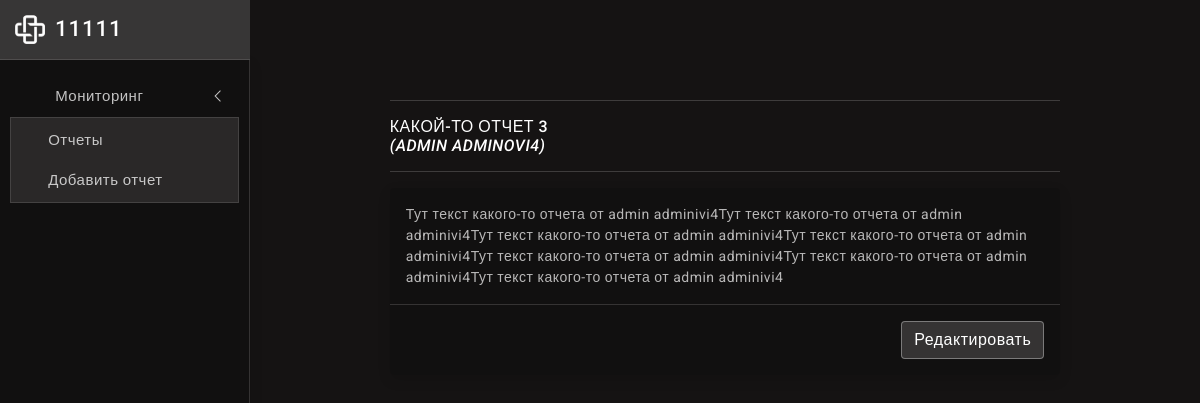
Before: /note/3/ with the older database file.
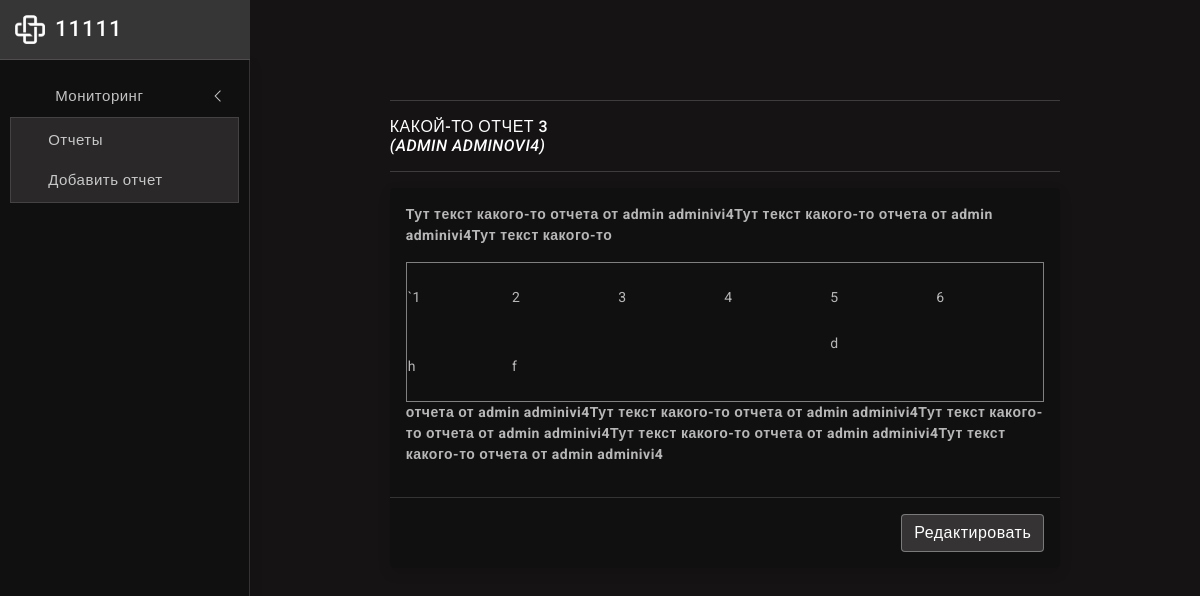
After: the same page with the newer database file.
### notes/models.py (models this page shows, shortened)
class Note(models.Model):
    title = models.CharField("Заголовок", max_length=100)
    user = models.ForeignKey('NoteAuthor', on_delete=models.SET_NULL, null=True, verbose_name='Пользователь')
    created = models.DateField("Создана", auto_now=True)
    status = models.BooleanField("Закрыто?", default=False)
    textarea = HTMLField("Поле для отчета", max_length=2000)
    class Meta:
        verbose_name = 'Отчет'
        verbose_name_plural = 'Отчеты'

class NoteAuthor(models.Model):
    name = models.CharField("Имя", max_length=20)
    surname = models.CharField("Фамилия", max_length=20)
    post = models.CharField(max_length=1, choices=POST_CHOICES, default="Оператор", verbose_name="Должность")
    class Meta:
        verbose_name = 'Пользователь'
        verbose_name_plural = 'Пользователи'
    def __str__(self):
        return '{0} {1}'.format (self.name, self.surname)

### notes/views.py (the view)
# urls.py: path('note/<int:pk>/', views.NoteDetailView.as_view(), name='note-detail'),
class NoteDetailView(generic.DetailView):
    model = Note

### templates/notes/note_detail.html
{% extends 'notes/layout.html' %}
{% block content %}
<div class="page-wrapper">
  <div class="page-content">
    <div class="row">
      <div class="col-xl-9 mx-auto">
        <hr>
        <h6 class="mb-0 text-uppercase">{{ note.title }}<p><em>({{ note.user }})</em></p>
        </h6>
        <hr />
        <div class="card">
          <div class="card-body">
            {{ note.textarea|safe }}
          </div>
          <div class="modal-footer">
            <button type="button" class="btn btn-light"><a
                href="{% url 'note-edit' note.id %}">Редактировать</a></button>
          </div>
        </div>
      </div>
    </div>
  </div>
</div>
{% endblock content %}

Changed rows visible on the page:
changed Note "КАКОЙ-ТО ОТЧЕТ 3": textarea "…admin adminivi4Тут текст какого-то отчета от admin adminivi4Тут…" → "…admin adminivi4Тут текст какого-то `1 2 3 4 5 6 d h f отчета от admin adminivi4Тут…"
